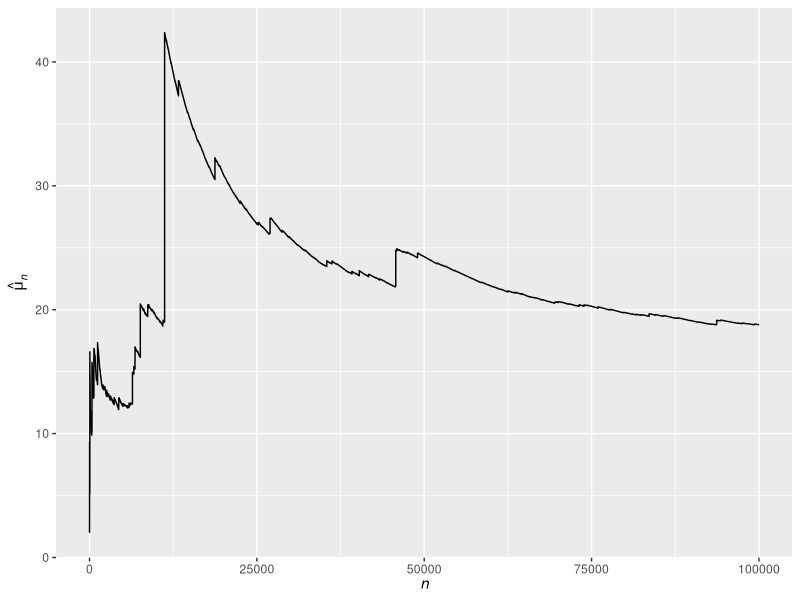
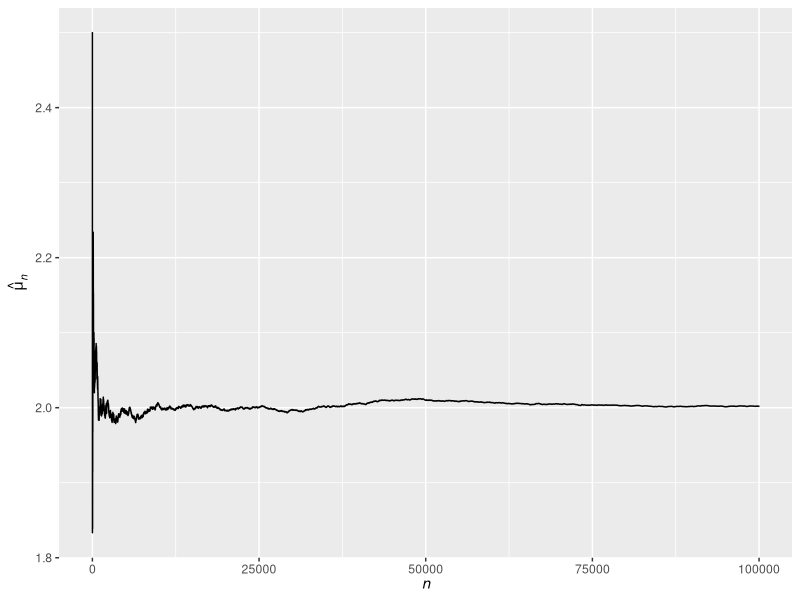

Reproduce these figures in R, in order.
## ---- chunk 1
set.seed(938475)
## ---- chunk 2
estimacion_Montecarlo <- function() {
  n <- 1e5
  valores <- replicate(n, {
    x <- rgeom(1, prob = 1 / 2) + 1
    2^x
  })
  estimacion <- mean(valores)
  probabilidad_cobertura <- 0.95
  alfa <- 1 - probabilidad_cobertura
  percentil <- qnorm(1 - alfa / 2)
  error_estandar <- sqrt(var(valores) / n)
  intervalo_confianza <- estimacion + c(-1, 1) * error_estandar * percentil
  list(
    Estimacion = estimacion,
    Intervalo = intervalo_confianza,
    Longitud = diff(intervalo_confianza)
  )
}
## ---- chunk 3
estimacion_Montecarlo()
estimacion_Montecarlo()
estimacion_Montecarlo()
## ---- chunk 4
library(ggplot2)

n <- 1e5
valores <- replicate(n, {
  x <- rgeom(1, prob = 1 / 2) + 1
  2^x
})
ggplot(
  data.frame(x = 1:n, y = cumsum(valores) / (1:n)),
  aes(x = x, y = y)
) +
  geom_line() +
  labs(
    x = expression(italic(n)),
    y = expression(hat(mu)[italic(n)])
  )
## ---- chunk 5
library(ggplot2)

n <- 1e5
valores <- replicate(n, {
  x <- rgeom(1, prob = 1 / 2) + 1
  x
})
ggplot(
  data.frame(x = 1:n, y = cumsum(valores) / (1:n)),
  aes(x = x, y = y)
) +
  geom_line() +
  labs(
    x = expression(italic(n)),
    y = expression(hat(mu)[italic(n)])
  )
